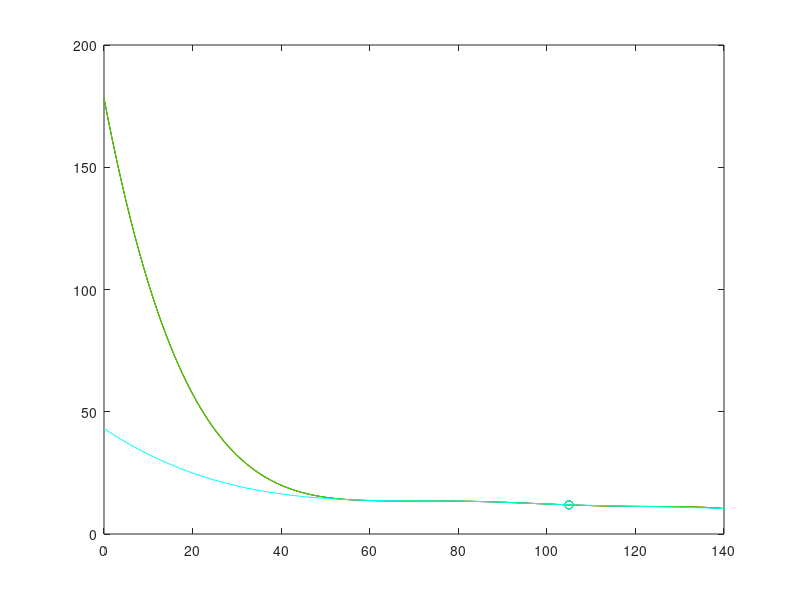

Reproduce this figure in MATLAB.
% Dados do problema
velocidade = [55 70 85 100 120 140];
consumo = [14.08 13.56 13.28 12.27 11.30 10.4];
xAxis = [0 : 140];
x = 105
% polinômio interpolador
function a = Polinomial(px, py)
  n = length(px);
  for i = 1 : n
    for j = 1 : n
      M(i, j) = px(i) ^ (j-1);
    end
  end
  a = EliminacaoGauss(M, py);
end

function x = EliminacaoGauss(A, b)
  r = size(A)(1);
  o = [1:r];
  for k = 1 : r-1
    o = PivotamentoParcial(A, k, o);
    for i=k+1 : r
      mul = A(o(i),k) / A(o(k), k);
      A(o(i), :) = A(o(i), :) - mul * A(o(k), :) ;
      b(o(i)) = b(o(i)) - mul * b(o(k));
    end
  end
  x = RetroSubSuperior(A, b, o);
end


function r = PivotamentoParcial (A, k, o)
  r = size(A);
  maior = abs(A(o(k), k));
  pivo = k;
  for i = k + 1 : r
    if abs(A(o(i), k)) > maior
      maior = abs(A(o(i), k));
      pivo = i;
    end
  end
  if pivo > k
    aux=o(pivo);
    o(pivo)=o(k);
    o(k)=aux;
  end
  r = o;
end

function x = RetroSubSuperior(A, b, o)
  n = size(A)(1);
  x = zeros(n, 1);
  x(n) = b(o(n)) / A(o(n),n);
  for i = n - 1 : -1 : 1
    j =  i + 1;
    soma = A(o(i), j : n) * x(j : n);
    x(i) = (b(o(i)) - soma) / A(o(i), i);
  end
end

% Resolve polinomio de grau n com coeficientes a para x
function y = Poli(a, x)
  n = length(x);
  for k = 1 : n
    y(k) = 0;
    for i = 1 : length(a)
      y(k) += a(i) * (x(k) ^ (i-1));
    end
  end
end
% Lagrange
function y = Lagrange (px, py, x)
  n = length(px);
  L = ones(n, length(x));
  y = 0;
  for i = 1 : n
    for j = 1 : n
      if j ~= i
        L(i,:) = L(i,:) .* (x - px(j)) / (px(i) - px(j));
      end
    end
    y += py(i) * L(i, :);
  end
end

%  Diferenças Divididas de Newton
function y = DivDiffs(px, py, x)
  n = length(px);
  M = zeros(n, n);
  M(:, 1) = py';
  for i = 2 : n
    for j = 2 : i
      M(i, j) = (M(i, j - 1) - M(i - 1, j - 1)) / (px(i) - px(i - j + 1));
    end
  end
  y = 0;
  for k = 1 : n
      p = M(k, k);
      for j = 1 : k-1
        p = p .* (x - px(j));
      end
      y += p;
  end
end
% Graficos

grid

a = Polinomial(velocidade, consumo);
y = Poli(a, x);
disp('Usando Polinômio interpolador f(x):'); disp(y);
plot(x, y, 'o');
hold on

plot(xAxis, Poli(a, xAxis));
hold on

y = Lagrange(velocidade, consumo, x);
disp('Usando Lagrange f(x):'); disp(y);
plot(x, y, 'or');
hold on

plot(xAxis, Lagrange(velocidade, consumo, xAxis), 'r');
hold on

y = DivDiffs(velocidade, consumo, x);
disp('Usando Diferenças Divididas de Newton f(x):'); disp(y);

plot(x, y, 'og');
hold on

plot(xAxis, DivDiffs(velocidade, consumo, xAxis), 'g');
hold on

y = spline(velocidade, consumo, x);
disp('Usando Spline f(x):'); disp(y);
plot(x, y, 'oc');
hold on

plot(xAxis, spline(velocidade, consumo, xAxis), 'c');
hold on
